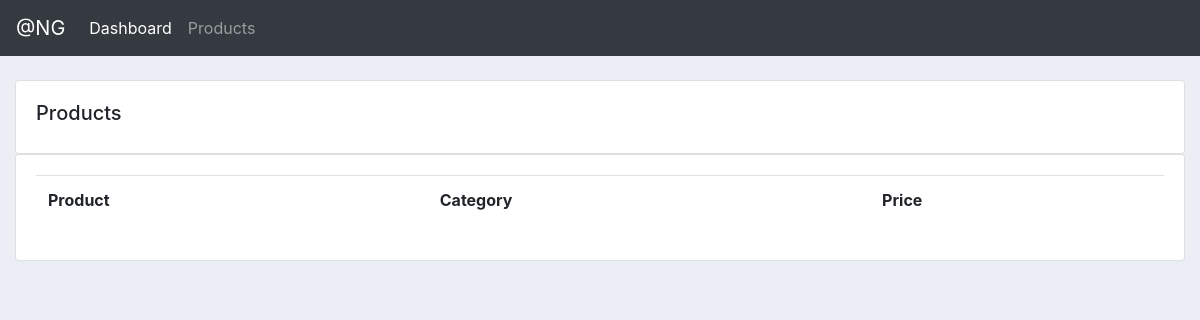
Before: /products/ with the older database file.
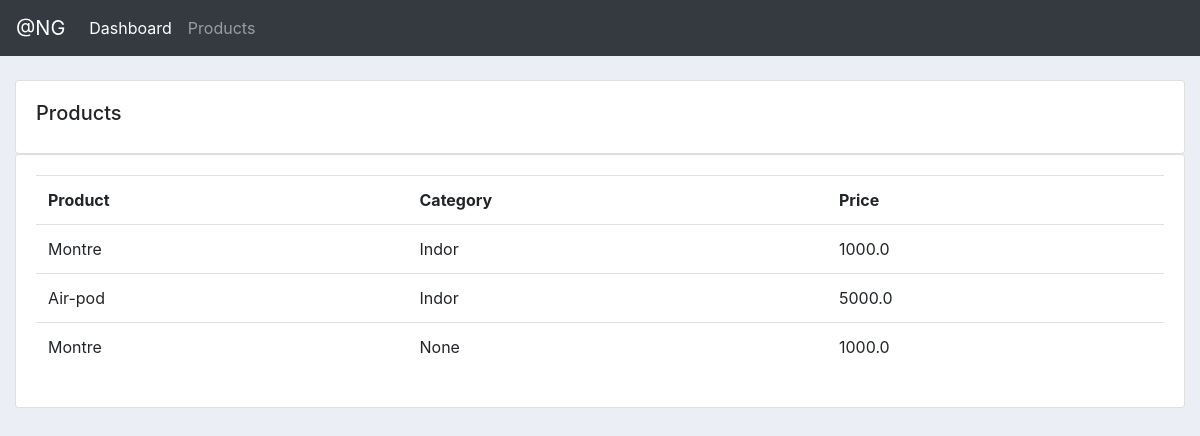
After: the same page with the newer database file.
### account/models.py (models this page shows, shortened)
class Product(models.Model):
    CATEGORY = (
        ("Indor", "Indor"),
        ("Out Dor", "Out Door")
    )
    name = models.CharField(max_length = 150, null=True)
    price = models.FloatField(null=True)
    category = models.CharField(max_length = 150, null=True , choices=CATEGORY)
    description = models.CharField(max_length = 150, null=True)
    date_created = models.DateTimeField(auto_now_add=True, null=True)

### account/views.py (the view)
# urls.py: path("products/", views.products, name="products"),
def products(request):
     products = Product.objects.all()
     return render(request, 'account/products.html', {"products":products})

### account/templates/account/products.html
{% extends "account/base.html" %}
{% block content %}
    <br>
    <div class="row">
    <div class="col-md">
        <div class="card card-body">
            <h5>Products</h5>
        </div>
        <div class="card card-body">
            <table class="table">
                <tr>
                    <th>Product</th>
                    <th>Category</th>
                    <th>Price</th>
                </tr>
                {% for product in products  %}
                    <tr>
                        <td>{{ product.name }}</td>
                        <td>{{ product.category }}</td>
                        <td>{{ product.price }}</td>
                    </tr>
                {% endfor %}
            </table>
        </div>
    </div>
    </div>
{% endblock content %}

Changed rows visible on the page:
added Product: name "Montre", category "Indor", price "1000.0"
added Product: name "Air-pod", category "Indor", price "5000.0"
added Product: name "Montre", category "None", price "1000.0"
